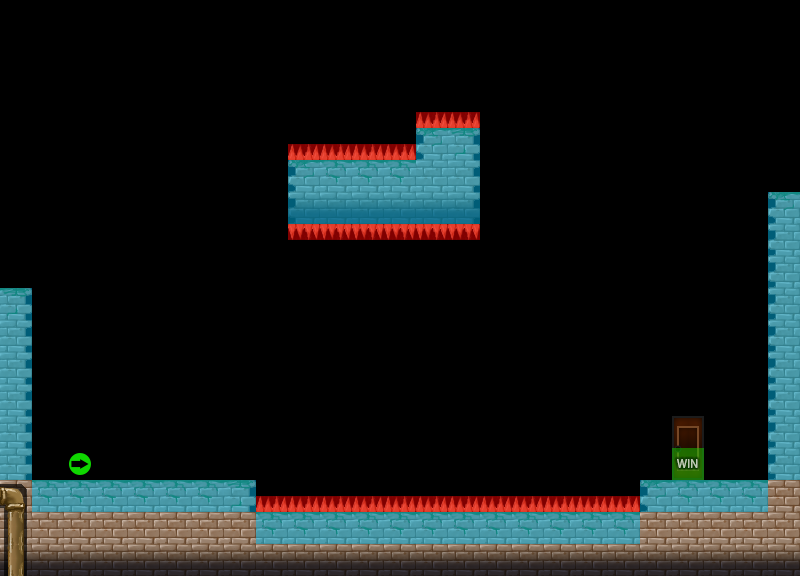

This is a level from a 2D game, rendered from its Tiled map with the project's own tilesets. A one-line summary and the map file follow, with tile-layer data summarised:
An orthogonal 25x18 tile map with 32x32 px tiles, 3 tile layers (100, -90, collision), 2 tilesets.

<map version="1.0" orientation="orthogonal" width="25" height="18" tilewidth="32" tileheight="32">
 <tileset firstgid="1" name="tileset" tilewidth="32" tileheight="32">
  <image source="tilesets/tileset.png" width="384" height="384" />
 </tileset>
 <tileset firstgid="145" name="tiles_collision" tilewidth="32" tileheight="32">
  <image source="tilesets/tiles_collision.png" width="160" height="160" />
 </tileset>
 <layer name="100" width="25" height="18">
  <data>[450 cells, 118 non-empty, 13 distinct tile ids]</data>
 </layer>
 <layer name="-90" width="25" height="18">
  <data>[450 cells, 3 non-empty, 2 distinct tile ids]</data>
 </layer>
 <layer name="collision" width="25" height="18">
  <data>[450 cells, 78 non-empty, 5 distinct tile ids]</data>
 </layer>
</map>
